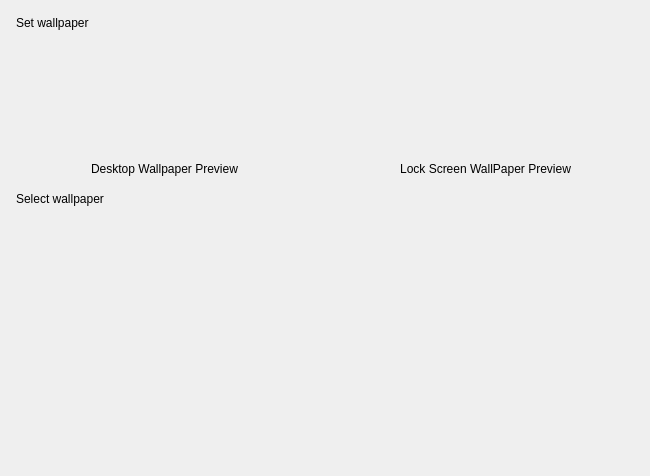
<?xml version="1.0" encoding="UTF-8"?>
<ui version="4.0">
 <class>Wallpaper</class>
 <widget class="QWidget" name="Wallpaper">
  <property name="geometry">
   <rect>
    <x>0</x>
    <y>0</y>
    <width>650</width>
    <height>476</height>
   </rect>
  </property>
  <property name="windowTitle">
   <string>Form</string>
  </property>
  <property name="styleSheet">
   <string notr="true"/>
  </property>
  <layout class="QVBoxLayout" name="verticalLayout">
   <property name="spacing">
    <number>16</number>
   </property>
   <property name="leftMargin">
    <number>16</number>
   </property>
   <property name="topMargin">
    <number>16</number>
   </property>
   <property name="rightMargin">
    <number>16</number>
   </property>
   <property name="bottomMargin">
    <number>16</number>
   </property>
   <item>
    <widget class="QStackedWidget" name="stackedWidget_Wallpaper">
     <property name="lineWidth">
      <number>0</number>
     </property>
     <property name="currentIndex">
      <number>0</number>
     </property>
     <widget class="QWidget" name="page_setting">
      <layout class="QVBoxLayout" name="verticalLayout_2">
       <property name="spacing">
        <number>16</number>
       </property>
       <property name="leftMargin">
        <number>0</number>
       </property>
       <property name="topMargin">
        <number>0</number>
       </property>
       <property name="rightMargin">
        <number>0</number>
       </property>
       <property name="bottomMargin">
        <number>0</number>
       </property>
       <item>
        <layout class="QVBoxLayout" name="verticalLayout_9">
         <property name="spacing">
          <number>10</number>
         </property>
         <item>
          <widget class="QLabel" name="label">
           <property name="text">
            <string>Set wallpaper</string>
           </property>
          </widget>
         </item>
         <item>
          <layout class="QGridLayout" name="gridLayout">
           <property name="horizontalSpacing">
            <number>24</number>
           </property>
           <property name="verticalSpacing">
            <number>10</number>
           </property>
           <item row="0" column="1">
            <widget class="KiranFrame" name="widget_lockscreen_preview" native="true">
             <property name="minimumSize">
              <size>
               <width>230</width>
               <height>112</height>
              </size>
             </property>
             <property name="accessibleName">
              <string>FrameLockScreenPreview</string>
             </property>
             <layout class="QVBoxLayout" name="verticalLayout_8">
              <property name="spacing">
               <number>0</number>
              </property>
              <property name="leftMargin">
               <number>41</number>
              </property>
              <property name="topMargin">
               <number>11</number>
              </property>
              <property name="rightMargin">
               <number>41</number>
              </property>
              <property name="bottomMargin">
               <number>11</number>
              </property>
             </layout>
            </widget>
           </item>
           <item row="0" column="0">
            <widget class="KiranFrame" name="widget_desktop_preview" native="true">
             <property name="minimumSize">
              <size>
               <width>230</width>
               <height>112</height>
              </size>
             </property>
             <property name="accessibleName">
              <string>FrameDesktopPreivew</string>
             </property>
             <layout class="QVBoxLayout" name="verticalLayout_7">
              <property name="spacing">
               <number>0</number>
              </property>
              <property name="leftMargin">
               <number>41</number>
              </property>
              <property name="topMargin">
               <number>11</number>
              </property>
              <property name="rightMargin">
               <number>41</number>
              </property>
              <property name="bottomMargin">
               <number>11</number>
              </property>
             </layout>
            </widget>
           </item>
           <item row="1" column="0">
            <widget class="QLabel" name="label_desktop_preview">
             <property name="text">
              <string>Desktop Wallpaper Preview</string>
             </property>
             <property name="alignment">
              <set>Qt::AlignCenter</set>
             </property>
            </widget>
           </item>
           <item row="1" column="1">
            <widget class="QLabel" name="label_lockscreen_preview">
             <property name="text">
              <string>Lock Screen WallPaper Preview</string>
             </property>
             <property name="alignment">
              <set>Qt::AlignCenter</set>
             </property>
            </widget>
           </item>
          </layout>
         </item>
        </layout>
       </item>
       <item>
        <layout class="QVBoxLayout" name="verticalLayout_4">
         <property name="spacing">
          <number>10</number>
         </property>
         <item>
          <widget class="QLabel" name="label_2">
           <property name="text">
            <string>Select wallpaper</string>
           </property>
          </widget>
         </item>
         <item>
          <layout class="QVBoxLayout" name="vLayout_chooser">
           <property name="spacing">
            <number>24</number>
           </property>
          </layout>
         </item>
        </layout>
       </item>
       <item>
        <spacer name="verticalSpacer">
         <property name="orientation">
          <enum>Qt::Vertical</enum>
         </property>
         <property name="sizeHint" stdset="0">
          <size>
           <width>20</width>
           <height>151</height>
          </size>
         </property>
        </spacer>
       </item>
      </layout>
     </widget>
     <widget class="QWidget" name="page_selector">
      <layout class="QVBoxLayout" name="verticalLayout_5">
       <property name="spacing">
        <number>10</number>
       </property>
       <property name="leftMargin">
        <number>0</number>
       </property>
       <property name="topMargin">
        <number>0</number>
       </property>
       <property name="rightMargin">
        <number>0</number>
       </property>
       <property name="bottomMargin">
        <number>0</number>
       </property>
       <item>
        <widget class="QLabel" name="label_select_wallpaper">
         <property name="sizePolicy">
          <sizepolicy hsizetype="Preferred" vsizetype="Preferred">
           <horstretch>0</horstretch>
           <verstretch>0</verstretch>
          </sizepolicy>
         </property>
         <property name="text">
          <string>Select Wallpaper</string>
         </property>
        </widget>
       </item>
       <item>
        <layout class="QVBoxLayout" name="vLayout_image_selector">
         <property name="spacing">
          <number>0</number>
         </property>
         <property name="sizeConstraint">
          <enum>QLayout::SetDefaultConstraint</enum>
         </property>
         <property name="leftMargin">
          <number>0</number>
         </property>
         <property name="rightMargin">
          <number>0</number>
         </property>
        </layout>
       </item>
      </layout>
     </widget>
    </widget>
   </item>
  </layout>
 </widget>
 <customwidgets>
  <customwidget>
   <class>KiranFrame</class>
   <extends>QWidget</extends>
   <header location="global">kiran-frame/kiran-frame.h</header>
   <container>1</container>
  </customwidget>
 </customwidgets>
 <resources/>
 <connections/>
</ui>
